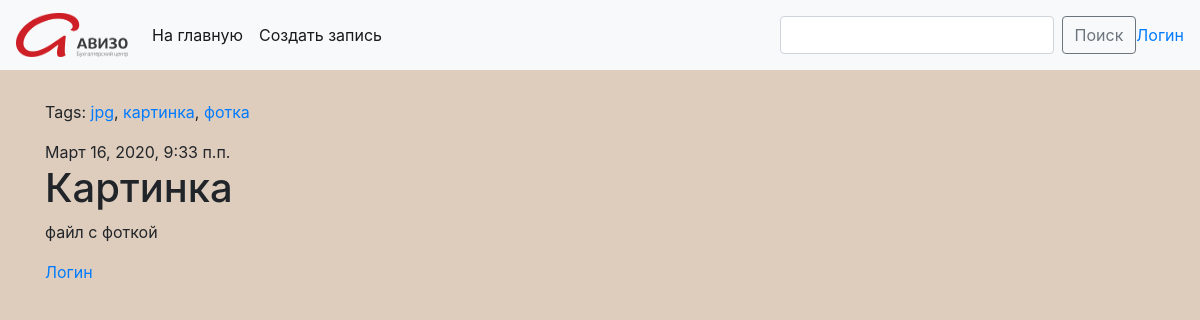
/post/79/, run on the app's committed database.
### blog/models.py (models this page shows, shortened)
class Post(models.Model):
    author = models.ForeignKey(settings.AUTH_USER_MODEL, on_delete=models.CASCADE)
    author_first_name = ''
    author_last_name = ''
    title = models.CharField(max_length=200)
    text = models.TextField()
    created_date = models.DateTimeField(default=timezone.now)
    published_date = models.DateTimeField(blank=True, null=True)
    tags = TaggableManager(through=RuTaggedItem)
    document = models.FileField(upload_to='documents/')

### blog/views.py (the view)
# urls.py: path('post/<int:pk>/', views.PostDetailView.as_view(), name='post_detail'),
class PostDetailView(View):
    def get(self, request, pk=None, file=None):
        id = pk
        post = get_object_or_404(Post, pk=pk)
        if file:
            print('OLOLOLOLO')
        qwe = Post.objects.get(id=id).document
        print('!!!!!!!!!!', request)
        print('@@@@@', request, '@@@@@', qwe)
        return render(request, 'blog/post_detail.html', {'post': post})

### blog/templates/blog/post_detail.html
{% extends 'include/base.html' %}
{% block content %}
    <div class="post">
        <p class="tags">Tags: {% for tag in post.tags.all %}<a href="{% url 'post_list_by_tag' tag.slug %}">{{ tag.name }}</a>{% if not forloop.last %}, {% endif %} {% endfor %}</p>
        {% if post.published_date %}
            <div class="date">
                {{ post.published_date }}
            </div>
        {% endif %}
        <h1>{{ post.title }}</h1>
        <p>{{ post.text|linebreaksbr }}</p>
        <a href="{{post.document.url}}">Логин</a>
    </div>
{% endblock %}

### blog/templates/include/base.html (style rules this page uses)
body { background: #decdbd; }

### data on the page
Tag: name "jpg"
Tag: name "картинка"
Tag: name "фотка"
Post: published_date "Март 16, 2020, 9:33 п.п.", title "Картинка", text "файл с фоткой"
